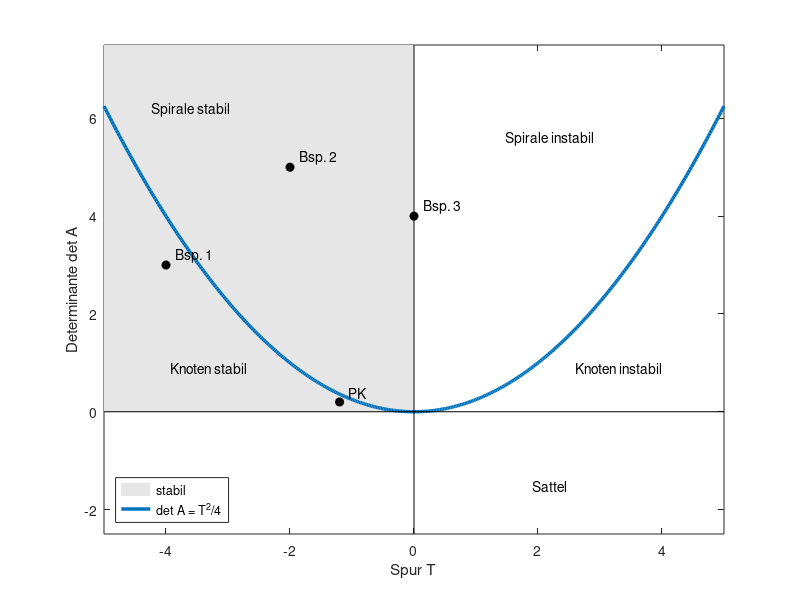

Write MATLAB code to recreate this figure.
% Abb. 4.11: Spur-Determinanten-Ebene (Buch, Abschnitt 4.2)
% Die Spur T und die Determinante det A einer 2x2-Matrix entscheiden über Typ und Stabilität des Ursprungs; grau: stabil
% (c) 2026 Philipp Kügler · Programm zum Buch „Dynamische Systeme in den Lebenswissenschaften“ · MIT-Lizenz (siehe LICENSE)
namen = {'Bsp. 1', 'Bsp. 2', 'Bsp. 3', 'PK'};
As = {[-2 1; 1 -2], [-1 2; -2 -1], [0 -2; 2 0], [-1 0; 1 -0.2]};
T = linspace(-5, 5, 400);
fill([-5 0 0 -5], [0 0 7.5 7.5], [0.9 0.9 0.9], 'EdgeColor', 'none'); hold on
plot(T, T.^2 / 4, 'Color', [0 0.447 0.741], 'LineWidth', 2.5);
plot([-5 5], [0 0], 'k'); plot([0 0], [-2.5 7.5], 'k');
for i = 1:4
    A = As{i}; Sp = trace(A); De = det(A);
    if De < 0, typ = 'Sattel';
    elseif Sp == 0, typ = 'Zentrum';
    elseif Sp^2 >= 4 * De, typ = 'Knoten';
    else, typ = 'Spirale';
    end
    if Sp < 0 && De > 0, typ = [typ ', stabil']; end
    fprintf('%s: Spur = %4.1f,  det A = %4.1f  -> %s\n', namen{i}, Sp, De, typ);
    plot(Sp, De, 'ko', 'MarkerFaceColor', 'k'); text(Sp + 0.15, De + 0.2, namen{i});
end
text(-3.3, 0.9, 'Knoten stabil', 'HorizontalAlignment', 'center'); text(-3.6, 6.2, 'Spirale stabil', 'HorizontalAlignment', 'center');
text(3.3, 0.9, 'Knoten instabil', 'HorizontalAlignment', 'center'); text(2.2, 5.6, 'Spirale instabil', 'HorizontalAlignment', 'center');
text(2.2, -1.5, 'Sattel', 'HorizontalAlignment', 'center'); hold off
xlim([-5 5]); ylim([-2.5 7.5]); xlabel('Spur T'); ylabel('Determinante det A');
legend('stabil', 'det A = T^2/4', 'Location', 'southwest');
